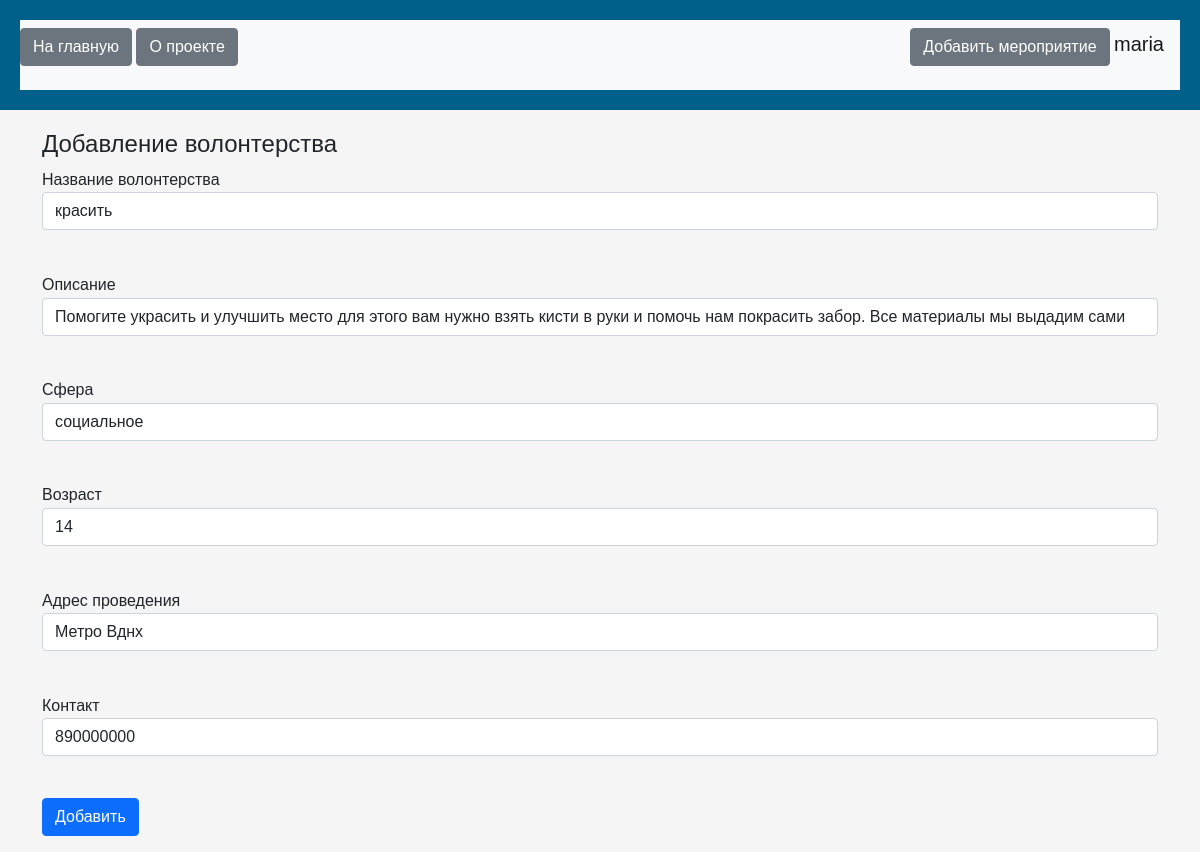
/jobs/2 (signed in), run on the app's committed database.
### data/users.py (models this page shows, shortened)
class User(SqlAlchemyBase, UserMixin, SerializerMixin):
    __tablename__ = 'users'
    id = sqlalchemy.Column(sqlalchemy.Integer,
                           primary_key=True, autoincrement=True)
    name = sqlalchemy.Column(sqlalchemy.String, nullable=True)
    type_of_user = sqlalchemy.Column(sqlalchemy.Integer,
                                     sqlalchemy.ForeignKey('users.id'))
    email = sqlalchemy.Column(sqlalchemy.String,
                              index=True, unique=True, nullable=True)
    hashed_password = sqlalchemy.Column(sqlalchemy.String, nullable=True)
    modified_date = sqlalchemy.Column(sqlalchemy.DateTime,
                                     default=datetime.datetime.now)
    jobs = orm.relationship("Jobs", back_populates='user')

### data/jobs.py (models this page shows)
class Jobs(SqlAlchemyBase, SerializerMixin):
    __tablename__ = 'jobs'
    id = sqlalchemy.Column(sqlalchemy.Integer,
                           primary_key=True, autoincrement=True)
    team_leader = sqlalchemy.Column(sqlalchemy.Integer,
                                    sqlalchemy.ForeignKey("users.id"))
    job = sqlalchemy.Column(sqlalchemy.String, nullable=True)
    des = sqlalchemy.Column(sqlalchemy.String, nullable=True)
    spher = sqlalchemy.Column(sqlalchemy.String, nullable=True)
    start_date = sqlalchemy.Column(sqlalchemy.DateTime,
                                   default=datetime.datetime.now)
    end_date = sqlalchemy.Column(sqlalchemy.DateTime,
                                 default=datetime.datetime.now)
    age = sqlalchemy.Column(sqlalchemy.Integer, nullable=True)
    adress = sqlalchemy.Column(sqlalchemy.String, nullable=True)
    contact = sqlalchemy.Column(sqlalchemy.String, nullable=True)
    user = orm.relationship('User')

### main.py (the view, shortened to what this page needs)
@app.route('/jobs/<int:id>', methods=['GET', 'POST'])
@login_required
def edit_games(id):
    form = JobForm()
    if request.method == "GET":
        db_sess = db_session.create_session()
        job = db_sess.query(Jobs).filter(Jobs.id == id).first()
        if job:
            form.job.data = job.job
            form.des.data = job.des
            form.spher.data = job.spher
            form.age.data = job.age
            form.adress.data = job.adress
            form.contact.data = job.contact
        else:
            abort(404)
    return render_template('add_job.html',
                           title='Редактирование игры',
                           form=form
                           )

### data/forms/add_jobs.py
class JobForm(FlaskForm):
    job = StringField('Название волонтерства', validators=[DataRequired()])
    des = StringField('Описание', validators=[DataRequired()])
    spher = SelectField('Сфера', choices=['социальное', 'медицинское', 'экологическое', 'культурное'], validators=[DataRequired()])
    age = SelectField('Возраст', choices=['14', '16', '18'], validators=[DataRequired()])
    adress = StringField('Адрес проведения', validators=[DataRequired()])
    contact = StringField('Контакт', validators=[DataRequired()])
    submit = SubmitField('Добавить')

### data/db_session.py (called while the page is built)
def create_session() -> Session:
    global __factory
    return __factory()

### main.py (called while the page is built)
@login_manager.user_loader
def load_user(user_id):
    db_sess = db_session.create_session()
    return db_sess.get(User, user_id)

### templates/add_job.html (shortened to what this page needs)
{% extends "base.html" %}
{% block content %}
<h1>Добавление волонтерства</h1>
<form action="" method="post">
    <p>
        {{ form.job.label }}<br>
        {{ form.job(class="form-control") }}<br>
    </p>
    <p>
        {{ form.des.label }}<br>
        {{ form.des(class="form-control") }}<br>
    </p>
    <p>
        {{ form.spher.label }}<br>
        {{ form.spher(class="form-control") }}<br>
    </p>
    <p>
        {{ form.age.label }}<br>
        {{ form.age(class="form-control") }}<br>
    </p>
    <p>
        {{ form.adress.label }}<br>
        {{ form.adress(class="form-control") }}<br>
    <p>
        {{ form.contact.label }}<br>
        {{ form.contact(class="form-control") }}<br>
    <p>{{ form.submit(type="submit", class="btn btn-primary") }}</p>
</form>
{% endblock %}

### templates/base.html (shortened to what this page needs)
<!doctype html>
<html lang="en">
    <head>
        <link rel="stylesheet"
              href="https://cdn.jsdelivr.net/npm/bootstrap@5.0.0-beta1/dist/css/bootstrap.min.css"
>
    <link rel="stylesheet" href="styles.css">
    </head>
    <body>
    <header>
    <nav class="navbar navbar-light bg-light">
        <p>
             <a href="/" class="btn btn-secondary">На главную</a>
            <a href="/about_us" class="btn btn-secondary">О проекте</a>
        </p>
        {% if current_user.is_authenticated %}
        <p>
            {% if current_user.type_of_user == 1 or current_user.type_of_user == 2 %}
            <a href="/add_jobs" class="btn btn-secondary">Добавить мероприятие</a>
            {% endif %}
            <a href="/logout" class="navbar-brand">{{ current_user.name }}</a>
        </p>
        {% else %}
        <p>
            <a class="btn btn-primary " href="/register">Зарегистрироваться</a>
            <a class="btn btn-success" href="/login">Войти</a>
        </p>
        {% endif %}
    </nav>
</header>
<main role="main" class="container">
    {% block content %}{% endblock %}
</main>
</body>
</html>

### styles/styles.css (style rules this page uses)
body { font-family: 'Arial', sans-serif; margin: 0; padding: 0; background-color: #f5f5f5; font-size: 16px; }
header { background-color: #006089; color: #fff; padding: 20px; text-align: center; margin-bottom: 20px; }
h1 { margin-top: 0; font-size: 24px; }
p { line-height: 1.6; }

### data on the page
User: name "maria"
Jobs: job "красить", des "Помогите украсить и улучшить место для этого вам нужно взять кисти в руки и помочь нам покрасить забор. Все материалы мы выдадим сами", spher "социальное", age "14", adress "Метро Вднх", contact "890000000"
